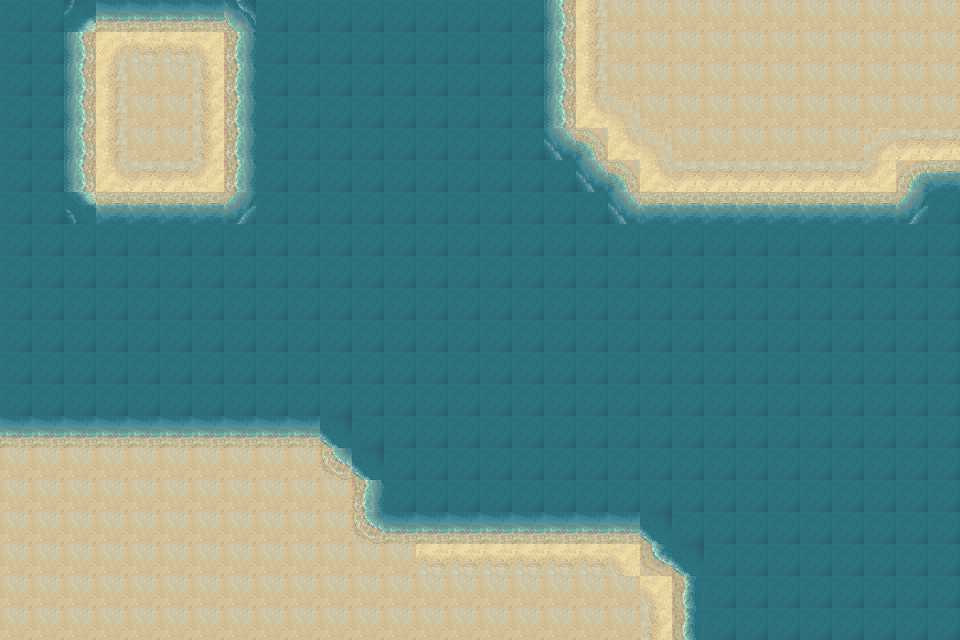

Tiled map render using the project's own tile images. Description and the whole map definition, tile-layer contents included, below:
An orthogonal 30x20 tile map with 32x32 px tiles, 1 tile layer (Calque de Tuiles 1), 3 tilesets.

<map version="1.10" tiledversion="1.10.2" orientation="orthogonal" renderorder="right-down" width="30" height="20" tilewidth="32" tileheight="32" infinite="0" nextlayerid="3" nextobjectid="1">
 <editorsettings>
  <export target="map.tmx" format="tmx" />
 </editorsettings>
 <tileset firstgid="1" name="sable" tilewidth="32" tileheight="32" tilecount="15" columns="5">
  <image source="pack2/beach_sand_woa_0.png" width="174" height="114" />
 </tileset>
 <tileset firstgid="16" name="water" tilewidth="32" tileheight="32" tilecount="30" columns="5">
  <image source="pack2/beach_sand_woa2_0.png" width="183" height="204" />
 </tileset>
 <tileset firstgid="46" name="halfe" tilewidth="32" tileheight="32" tilecount="168" columns="7">
  <image source="pack2/beach_sand_woa3_0.png" width="228" height="794" />
 </tileset>
 <layer id="1" name="Calque de Tuiles 1" width="30" height="20">
  <data encoding="csv">
134,134,103,97,97,97,97,111,134,134,134,134,134,134,134,134,134,83,6,4,4,4,4,4,4,4,4,4,4,4,
134,134,83,1,2,2,3,55,134,134,134,134,134,134,134,134,134,83,6,4,4,4,4,4,4,4,4,4,4,4,
134,134,83,6,4,4,8,55,134,134,134,134,134,134,134,134,134,83,6,4,4,4,4,4,4,4,4,4,4,4,
134,134,83,6,4,4,8,55,134,134,134,134,134,134,134,134,134,83,11,14,4,4,4,4,4,4,4,4,4,4,
134,134,83,6,4,4,8,55,134,134,134,134,134,134,134,134,130,118,76,11,14,4,4,4,4,4,4,15,12,12,
134,134,83,11,12,12,13,55,134,134,134,134,134,134,134,134,130,130,118,76,11,12,12,12,12,12,12,13,48,69,
134,134,117,69,69,69,69,125,134,134,134,134,134,134,134,134,134,130,130,118,69,69,69,69,69,69,69,69,125,130,
134,134,134,134,134,134,134,134,134,134,134,134,134,134,134,130,130,130,130,130,130,130,130,130,130,130,130,130,130,130,
134,134,134,134,134,134,134,134,134,134,134,130,130,134,134,134,130,130,130,134,134,134,134,134,130,130,130,130,130,134,
134,134,134,134,134,134,134,134,134,134,134,130,130,130,134,134,134,130,130,130,134,134,134,134,134,134,134,134,134,134,
134,134,134,134,134,134,134,134,134,134,130,134,134,130,134,134,130,130,134,134,130,134,134,134,134,134,134,134,134,134,
134,134,134,134,134,134,134,134,134,134,130,134,134,130,134,130,130,134,134,134,130,130,134,134,134,134,134,134,134,134,
134,134,134,134,134,134,134,134,134,130,130,134,130,130,134,130,134,134,134,134,130,130,134,134,134,134,134,134,134,134,
97,97,97,97,97,97,97,97,97,97,113,130,130,130,130,130,134,134,134,130,130,134,134,134,134,134,134,134,134,134,
4,4,4,4,4,4,4,4,4,4,62,113,134,130,130,130,130,130,130,134,134,134,134,134,134,134,134,134,134,134,
4,4,4,4,4,4,4,4,4,4,4,55,130,130,134,134,134,134,134,134,134,134,134,134,134,134,134,134,134,134,
4,4,4,4,4,4,4,4,4,4,4,62,97,97,97,97,97,97,97,97,113,134,134,134,134,134,134,134,134,134,
4,4,4,4,4,4,4,4,4,4,4,4,4,2,2,2,2,2,2,3,64,113,134,134,134,134,134,134,134,134,
4,4,4,4,4,4,4,4,4,4,4,4,4,4,4,4,4,4,4,4,3,57,134,134,134,134,134,134,134,134,
4,4,4,4,4,4,4,4,4,4,4,4,4,4,4,4,4,4,4,4,8,57,134,134,134,134,134,134,134,134
</data>
 </layer>
</map>
